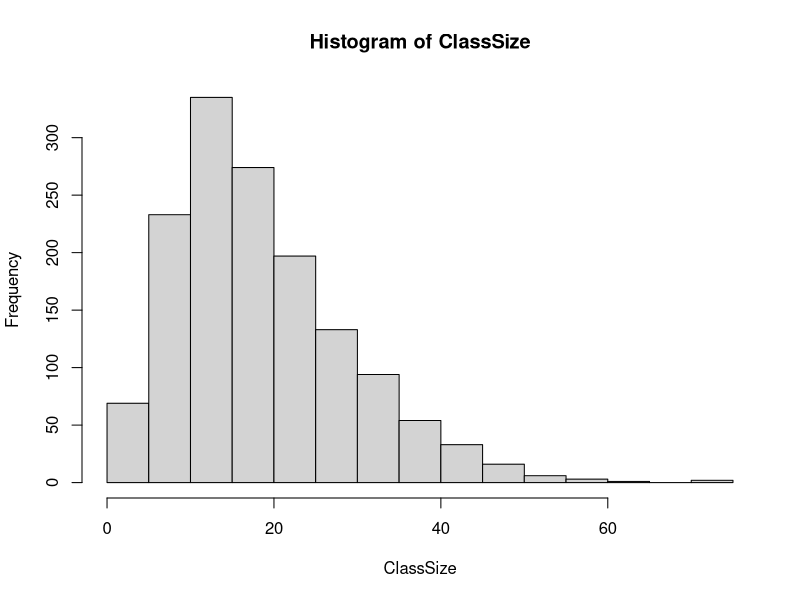
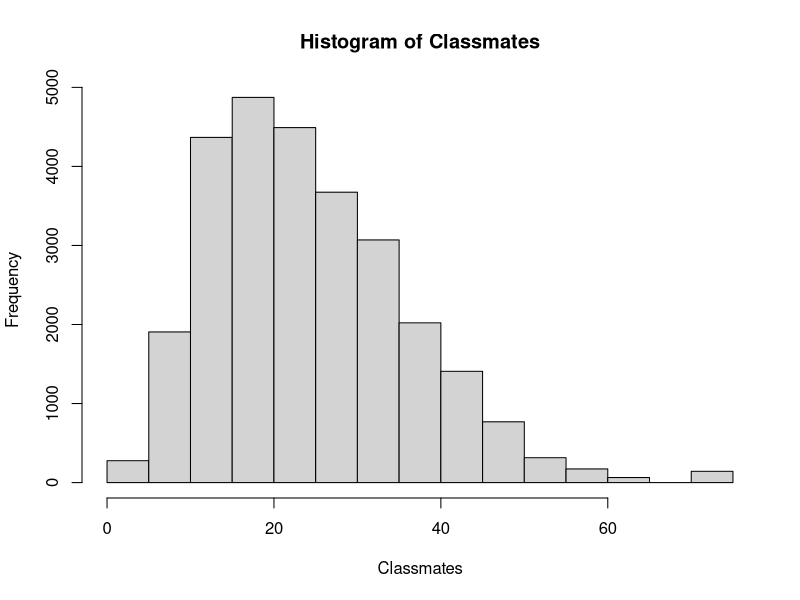
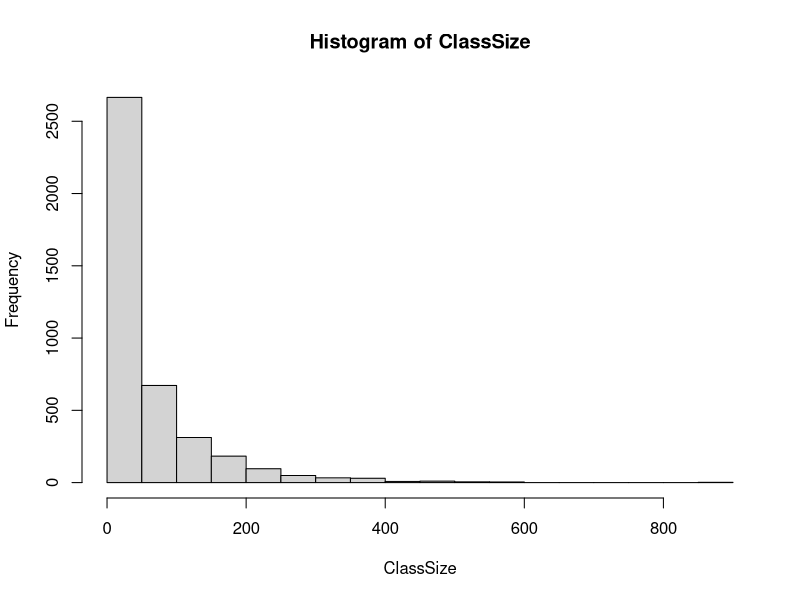
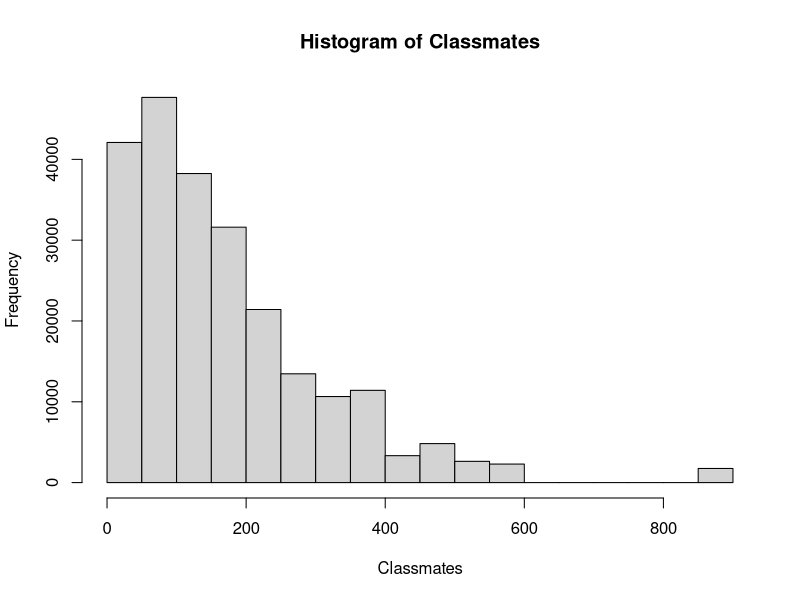
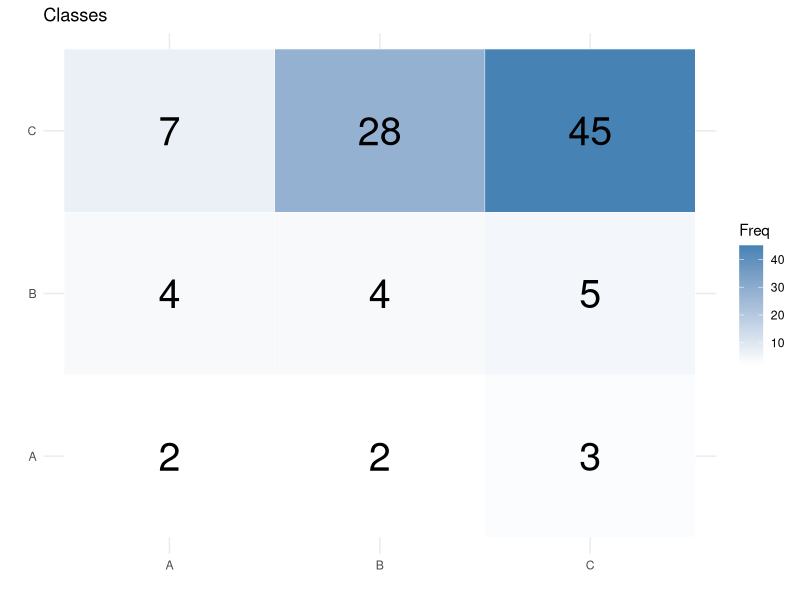
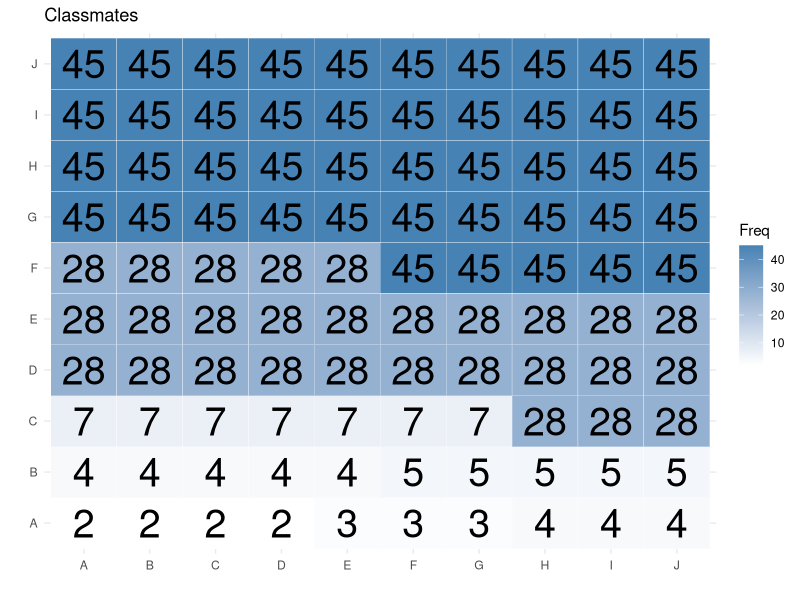
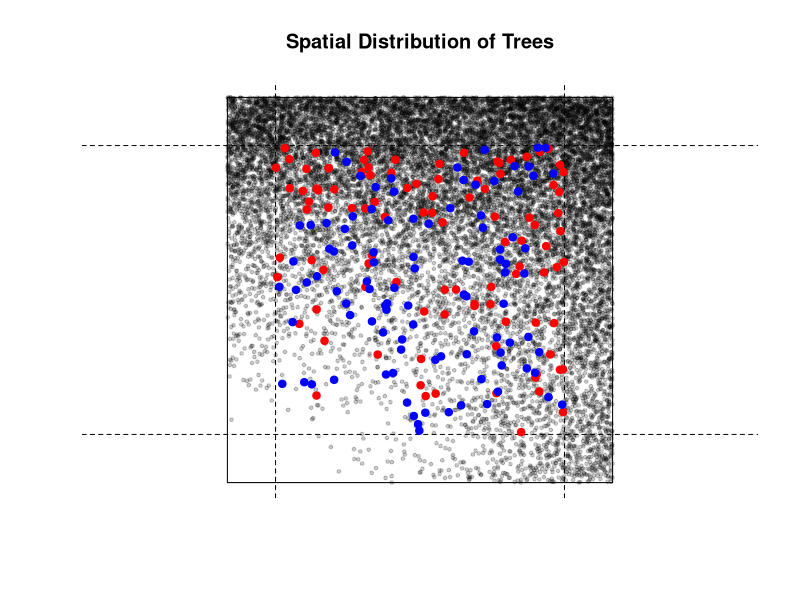
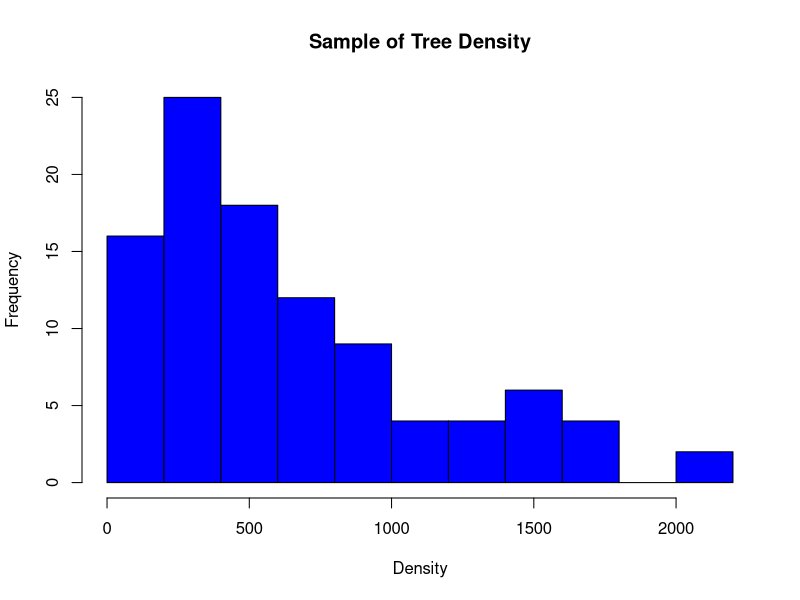

These charts were generated, in order, by the following R code:
rm(list = ls())

# Let's cook up the example of the class sizes and the differences between the
# class unit of measurement and the student unit of measurement.

set.seed(1) # This here just ensures the random samples are the same. 

# Class sizes are usually higher heterogeneous, and also very skewed. In normal
# language, that means most classes are small and few classes are very large. 
# Let's make the average class size of our hypotheical University the same 
# as Wake's average class size, which is right around 19 students. Wake has 
# about 5500 undergraduates that each take about 5 classes per semester, so 
# that is 5500*5 = 27,500 seats. With 19 students per class, that makes about 
# 1450 classes per semester.

# Moreover, Wake boasts that 99% of it's classes have fewer than 50 students. 
# Let's see if we can create a fake university with these characteristics. It 
# turns out that a gamma distribution works really well for this purpose. You've
# likely never come across a gamma distribution before. We'll emphasize this 
# much more later in class and you will learn all about it. 

# Define properties of class size distribution
AveClassSize <- 19
SkewClassSize <- 1.08

# Define gamma distribution parameters. 
alpha <- 4/SkewClassSize^2
theta <- AveClassSize/alpha

# Now let's create our university and take a look at its properties
ClassSize <- round(rgamma(1450, alpha, 1/theta))
summary(ClassSize)
hist(ClassSize)

# Great. Many Small Classes (most are 17 or below) and there are only a few 
# large classes (75% have fewer than 25 students). This has the smae general 
# characteristics as WFU.

# Now let's figure out how many classmates each student has. For the purposes of
# this exercise, let's ignore the fact that students take multiple classes. This
# is the perfect place to make an assumption. It simplifies the analysis, but 
# has no effect on the fundamental point: Sampling students is NOT the same as 
# sampling CLASSES.

# The way to do this is simple. Let's start with a class with 10 students. We 
# need to make a vector with 10 students and each of them has 10 classmates 
# (including themselves). Turns out R can do this very simply. 

Classmates <- c()
for (i in 1:length(ClassSize)){
  Classmates <- c(Classmates,rep(ClassSize[i], ClassSize[i]))
}

# Now let's look at the distribution of classmates
summary(Classmates)
hist(Classmates)
# This shows that half of students in the university sit in a class with 23 
# students or more! The average student sits in a class with almost 25 students,
# which is 6 more than the class based perspective. That doesn't sound like 
# much of a difference, but that is 30% more than the brochure says. And what 
# about this 50 seat marker? WFU says 99% of classes have fewer than 50 
# students. What proportion of students are in classes with 50 or fewer
# classmates?
sum(Classmates <= 50)/length(Classmates)

# Turns out this is 97%. Turns out that isn't too different. 


# Where this really turns into trouble is when you get to Universities with 
# massive class sizes. I went to Florida State University as an undergrad and 
# rarely has classes with fewer than 100 students in it. My intro BIO class had
# 400 and was housed in a University auditorium! We can recreate such a 
# university as well. Lets' do the same thing assuming the average class size is
# in the neighborhood of 50 and that there are 45,000 students rather than 5500.

# Define properties of class size distribution
AveClassSize <- 50
SkewClassSize <- 3
Students <- 45000
Seats <- Students*5

# Define gamma distribution parameters. 
alpha <- 4/SkewClassSize^2
theta <- AveClassSize/alpha

# Now let's create our university and take a look at its properties
ClassSize <- round(rgamma(Seats/AveClassSize, alpha, 1/theta))
ClassSize <- ClassSize[ClassSize > 0]
summary(ClassSize)
hist(ClassSize)
quantile(ClassSize, 0.99)

# This university has some mega classes (the largest has 854 students). The 
# average class size is a respectable 53. And it can claim that 99% of classes
# have fewer than 353 students. Now let's figure out how many classmates each 
# student has. 
Classmates <- c()
for (i in 1:length(ClassSize)){
  Classmates <- c(Classmates,rep(ClassSize[i], ClassSize[i]))
}
summary(Classmates)
hist(Classmates)
quantile(Classmates, 0.99)
# The classmate picture is very different. The average student sits in a class 
# of 161 students, which is over 3 times (or 200% more) than the class-based 
# perspective. Moreover, the university can now only claim that 99% of students
# sit in a class of fewer than 673 students. Hard to get individual attention
# in that class!








# Here is a visual exmple of this phenomenon.
if (!"ggplot2" %in% installed.packages()){
  install.package('ggplot2')
}
library(ggplot2)

# Example data
# Let's create a sample matrix
ClassEx <- c(2,45,2,4,4,7,5,28,3)
ClassEx <- ClassEx[order(ClassEx)]

# Convert matrix to dataframe
data_df <- as.data.frame(as.table(matrix(ClassEx, nrow = 3)))

heatmap_plot <- ggplot(data_df, aes(x = Var1, y = Var2, fill = Freq)) +
  geom_tile(color = "white") + # Create heatmap
  scale_fill_gradient(low = "white", high = "steelblue") + # Set color gradient
  theme_minimal() + # Set theme
  labs(x = "", y = "", title = "Classes") + # Labels
  geom_text(aes(label = Freq), color = "black", size = 10)
print(heatmap_plot)


# Create student sampling view
MatesEx <- c()
for (i in 1:length(ClassEx)){
  MatesEx <- c(MatesEx, rep(ClassEx[i], ClassEx[i]))
}
# Reorder from smallest to largest
MatesEx <- MatesEx[order(MatesEx)]
# Convert to data frame for plotting
data_df <- as.data.frame(as.table(matrix(MatesEx,nrow = 10)))

# Make plot
heatmap_plot <- ggplot(data_df, aes(x = Var1, y = Var2, fill = Freq)) +
  geom_tile(color = "white") + # Create heatmap
  scale_fill_gradient(low = "white", high = "steelblue") + # Set color gradient
  theme_minimal() + # Set theme
  labs(x = "", y = "", title = "Classmates") + # Labels
  geom_text(aes(label = Freq), color = "black", size = 10)
print(heatmap_plot)










### Spatial Ecology Example ###
# We also talked about how this kind of sampling matters for spatial ecology. 
# Let's get a visual example and do some random sampling. First, let's create
# a landscape. We will use the "spatstat' package. 

if (!"spatstat" %in% installed.packages()){
  install.package('spatstat')
}
library(spatstat)
GridMax <- 8
# Define the study area (window)
win <- owin(GridMax*c(0, 1), GridMax*c(0, 1)) 

# Define a non-homogeneous intensity function (e.g., a quadratic function)
lambda <- function(x, y) { 
  return( 0.5 * x^3 + 1.5 * y^3 ) 
}

# Generate a point pattern using the intensity function
PointPattern <- rpoispp(lambda, win = win) 

# Plot the generated point pattern
plot(PointPattern, xlab = 'Longitude', ylab = 'Latitude', 
     main = 'Spatial Distribution of Trees', cex = 0.5, pch = 19)
abline(v = c(1,GridMax-1), lty = 2, col = 'black')
abline(h = c(1,GridMax-1), lty = 2, col = 'black')

IsInRegion <- PointPattern$x >= 1 & PointPattern$x <= GridMax-1 &
              PointPattern$y >= 1 & PointPattern$y <= GridMax-1
RegionTrees <- PointPattern[IsInRegion]
set.seed(1)
samples <- 100
TreeSample <- sample(1:RegionTrees$n, samples, replace = T)
FocalTrees <- RegionTrees[TreeSample]
points(FocalTrees$x, FocalTrees$y, col = 'red', pch = 19)
Neighbors <- rep(NA, FocalTrees$n)

l2norm <- function(x1,y1,x2,y2){
  d <- sqrt((x1-x2)^2 + (y1-y2)^2)
  return(d)
}

for (i in 1:FocalTrees$n){
  distance <- l2norm(FocalTrees$x[i],FocalTrees$y[i],
                     PointPattern$x,PointPattern$y)
  Neighbors[i] = sum(distance < 1)
}

# Now let's randomly select places within the same sample area
set.seed(1)
SampleX <- runif(100)*(GridMax - 2) + 1
SampleY <- runif(100)*(GridMax - 2) + 1
points(SampleX,SampleY, pch = 19, col = 'blue', cex = 1)

Density <- rep(NA, length(SampleX))

for (i in 1:length(SampleX)){
  distance <- l2norm(SampleX[i], SampleY[i],
                     PointPattern$x,PointPattern$y)
  Density[i] = sum(distance < 1)
}
hist(Density, col = 'blue', main = 'Sample of Tree Density')
hist(Neighbors, col = 'red', main = 'Sample of Tree Density')
mean(Density)
mean(Neighbors)
